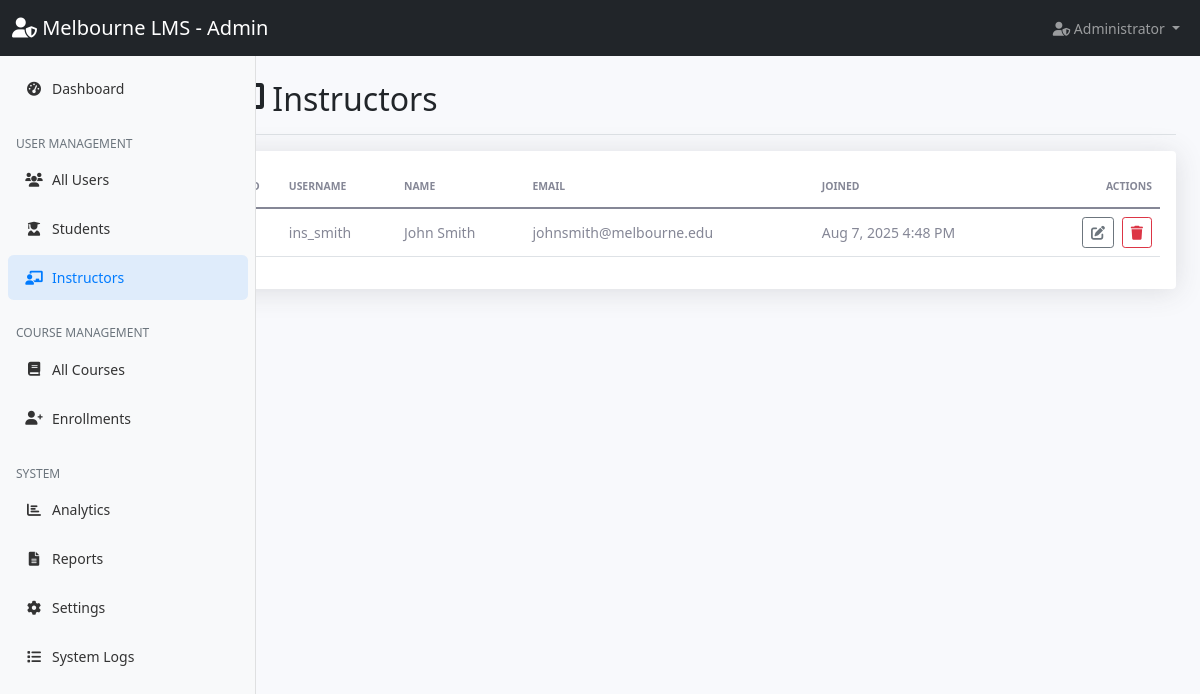
Screenshot of /admin/instructors.php (signed in) with the database file from the repository.
### tables this page shows
CREATE TABLE `users` (
  `id` int(11) NOT NULL,
  `username` varchar(50) NOT NULL,
  `email` varchar(100) NOT NULL,
  `password` varchar(255) NOT NULL,
  `first_name` varchar(50) NOT NULL,
  `last_name` varchar(50) NOT NULL,
  `role` enum('student','instructor','admin') NOT NULL,
  `profile_image` varchar(255) DEFAULT NULL,
  `created_at` timestamp NOT NULL DEFAULT current_timestamp(),
  `updated_at` timestamp NOT NULL DEFAULT current_timestamp() ON UPDATE current_timestamp()
);

### config/database.php (called while the page is built, shortened)
<?php
function formatDate($date)
{
    return date('M j, Y g:i A', strtotime($date));
}

### admin/instructors.php (the view, shortened to what this page needs)
<?php
require_once '../config/database.php';
$database = new Database();
$db = $database->getConnection();
$usersStmt = $db->prepare('SELECT id, username, first_name, last_name, email, created_at FROM users WHERE role = ? ORDER BY created_at DESC');
$usersStmt->execute(['instructor']);
$instructors = $usersStmt->fetchAll(PDO::FETCH_ASSOC);
?>
<!DOCTYPE html>
<html lang="en">
<head>
    <link href="https://cdn.jsdelivr.net/npm/bootstrap@5.1.3/dist/css/bootstrap.min.css" rel="stylesheet">
    <link href="https://cdnjs.cloudflare.com/ajax/libs/font-awesome/6.0.0/css/all.min.css" rel="stylesheet">
    <link href="../assets/css/dashboard.css" rel="stylesheet">
</head>
<body>
    <?php include '../includes/admin_navbar.php'; ?>
    <div class="container-fluid">
        <div class="row">
            <?php include '../includes/admin_sidebar.php'; ?>
            <main class="col-md-9 ms-sm-auto col-lg-10 px-md-4">
                <div class="d-flex justify-content-between flex-wrap flex-md-nowrap align-items-center pt-3 pb-2 mb-3 border-bottom">
                    <h1 class="h2"><i class="fas fa-chalkboard-teacher"></i> Instructors</h1>
                </div>
                <div class="card shadow">
                    <div class="card-body">
                        <?php if (empty($instructors)): ?>
                            <p class="text-muted">No instructors found.</p>
                        <?php else: ?>
                            <div class="table-responsive">
                                <table class="table table-hover align-middle">
                                    <thead>
                                        <tr>
                                            <th>ID</th>
                                            <th>Username</th>
                                            <th>Name</th>
                                            <th>Email</th>
                                            <th>Joined</th>
                                            <th class="text-end">Actions</th>
                                        </tr>
                                    </thead>
                                    <tbody>
                                        <?php foreach ($instructors as $u): ?>
                                            <tr>
                                                <td><?php echo $u['id']; ?></td>
                                                <td><?php echo htmlspecialchars($u['username']); ?></td>
                                                <td><?php echo htmlspecialchars($u['first_name'] . ' ' . $u['last_name']); ?></td>
                                                <td><?php echo htmlspecialchars($u['email']); ?></td>
                                                <td><?php echo formatDate($u['created_at']); ?></td>
                                                <td class="text-end"><a class="btn btn-sm btn-outline-secondary" href="user_edit.php?id=<?php echo $u['id']; ?>"><i class="fas fa-edit"></i></a>
                                                    <?php if ($u['id'] !== (int)$_SESSION['user_id']): ?>
                                                        <form method="post" class="d-inline ms-1" onsubmit="return confirm('Delete this user?');">
                                                            <button name="delete_user" class="btn btn-sm btn-outline-danger"><i class="fas fa-trash"></i></button>
                                                        </form>
                                                    <?php endif; ?>
                                                </td>
                                            </tr>
                                        <?php endforeach; ?>
                                    </tbody>
                                </table>
                            </div>
                        <?php endif; ?>
                    </div>
                </div>
            </main>
        </div>
    </div>
</body>
</html>

### assets/css/dashboard.css (style rules this page uses)
body { font-size: .875rem; background-color: #f8f9fc; }
main { padding-top: 0.5rem; }
.card { box-shadow: 0 0.15rem 1.75rem 0 rgba(58, 59, 69, 0.15) !important; border: none; }
.btn { border-radius: 0.35rem; font-weight: 400; }
.btn-sm { padding: 0.25rem 0.5rem; font-size: 0.875rem; border-radius: 0.2rem; }
.table { color: #858796; }
.table th { border-top: none; font-weight: 600; text-transform: uppercase; font-size: 0.65rem; padding-top: 0.75rem; padding-bottom: 0.75rem; }
@media (min-width: 769px) { main { margin-left: 16rem; } }
.shadow { box-shadow: 0 0.15rem 1.75rem 0 rgba(58, 59, 69, 0.15) !important; }

### rows the page displays
users: username "ins_smith", first_name+last_name "John Smith", email "johnsmith@melbourne.edu", created_at "Aug 7, 2025 4:48 PM"
